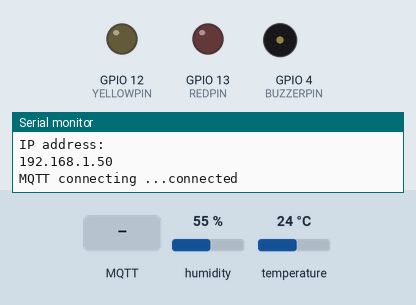
Bench run of a sketch on a simulated ESP8266 (NodeMCU). Shown: output pins drawn as LEDs (lit = HIGH), buzzer (waves = sounding, pin HIGH), the last lines printed to the serial monitor. The test bench sets the inputs (shaded band); at power-on: humidity 55 %, temperature 24 °C. WiFi joins after 1.5 s; servers stay silent unless stated; no MQTT or app messages arrive unless stated.

Above: at 2.7 s.
2.8 s: MQTT message "2" arrives on the first subscribed topic
At 4.2 s:
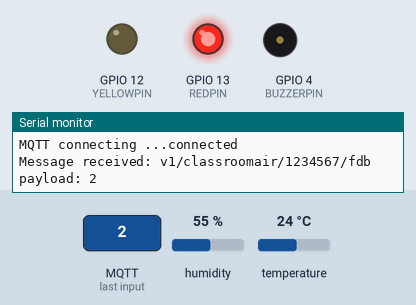
5.0 s: MQTT message "1" arrives on the first subscribed topic
At 6.0 s:
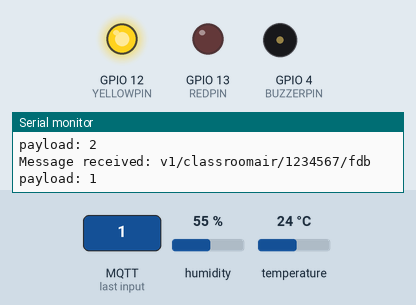
6.5 s: MQTT message "0" arrives on the first subscribed topic
At 7.1 s:
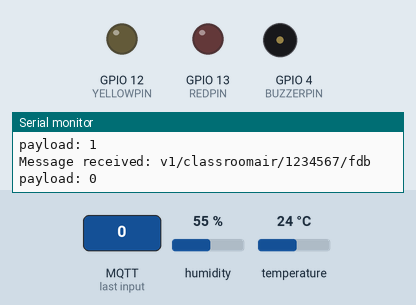
Timing chart, 0 to 9.5 s (numbered marks = the images above; inputs shaded):
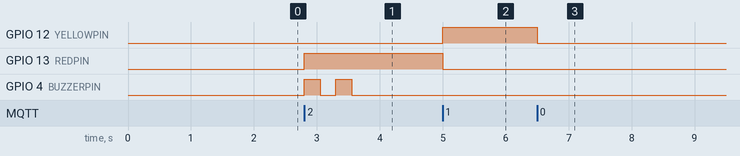

The sketch:

classroom_air.ino
```cpp
#include <DNSServer.h>
#include <ESP8266WebServer.h>
#include <ESP8266WiFi.h>

#include <PubSubClient.h> // MQTT
#include <WiFiManager.h> // WiFi Setup
#include "DHT.h"

// Define DHT pins
#define DHTPIN 14 // D5 on board
#define DHTTYPE DHT22
DHT dht(DHTPIN, DHTTYPE);

// Define gas sensor pin
#define GASPIN 17 // A0 on board

// Define LED pins
#define REDPIN 13 // D7 on board
#define YELLOWPIN 12 // D6 on board

// Define buzzer pin
#define BUZZERPIN 4 // D2 on board

// Define period (in ms) for sensor data to be read and sent to cloud
#define PERIOD 10000

// Quantities that are measured
float temperature = 0;
float humidity = 0;
float quality = 0;

// MQTT Configuration
const char* mqtt_server = "iot.eclipse.org";

// Topics that are uniquely created by using chip id
String evt = String("v1/classroomair/" + String(system_get_chip_id()) + "/evt");
const char* evt_topic = evt.c_str();
String fdb = String("v1/classroomair/" + String(system_get_chip_id()) + "/fdb");
const char* fdb_topic = fdb.c_str();

// Create an instance of PubSubClient client for MQTT connection
WiFiClient espClient;
PubSubClient client(espClient);

// Timer to control publish intervals
long lastMsg = 0;

// Message received from a subscribed topic (over MQTT)
char msg[60];

// Store buzzer status
int lastBuzzerStatus = 0;

// Called when a message is received from one of subscribed topics over MQTT.
void receivedCallback(char* topic, byte* payload, unsigned int length) {
  Serial.print("Message received: ");
  Serial.println(topic);
  Serial.print("payload: ");
  for (int i = 0; i < length; i++) {
    Serial.print((char)payload[i]);
  }
  Serial.println();

  if ((char)payload[0] == '2') {
    // Severe conditions
    digitalWrite(REDPIN, HIGH);
    digitalWrite(YELLOWPIN, LOW);
    // If buzzer is off, turn it on and set its status to 1
    // in order to avoid continuous buzzer warnings.
    if (lastBuzzerStatus == 0) {
      digitalWrite(BUZZERPIN, HIGH);
      delay(250);
      digitalWrite(BUZZERPIN, LOW);
      delay(250);
      digitalWrite(BUZZERPIN, HIGH);
      delay(250);
      digitalWrite(BUZZERPIN, LOW);
      lastBuzzerStatus = 1;
    }
  } else if ((char)payload[0] == '1') {
    // Tolerable conditions
    digitalWrite(YELLOWPIN, HIGH);
    digitalWrite(REDPIN, LOW);
    lastBuzzerStatus = 0;
  } else {
    // Optimal conditions
    digitalWrite(YELLOWPIN, LOW);
    digitalWrite(REDPIN, LOW);
    lastBuzzerStatus = 0;
  }
}

// Allows MQTT client to connect to MQTT broker(server).
void mqttconnect() {
  // Loop until reconnected
  while (!client.connected()) {
    Serial.print("MQTT connecting ...");
    // MQTT Client ID
    String clientId = "ESP8266_2260669";
    // Connect
    if (client.connect(clientId.c_str())) {
      Serial.println("connected");
      // Subscribe to topic with default QoS 0
      client.subscribe(fdb_topic);
    } else {
      Serial.print("Failed, status code = ");
      Serial.print(client.state());
      Serial.println("Try again in 5 seconds...");
      // Wait 5 seconds before retrying
      delay(5000);
    }
  }
}

void setup() {
  Serial.begin(115200);

  // Put ESP8266 in server mode and allow user to communicate with board
  // over WiFi and select the network of his/her choice to connect
  WiFiManager wifiManager;
  // wifiManager.resetSettings(); // For testing only
  wifiManager.autoConnect("KURULUM");

  Serial.println("");
  Serial.println("WiFi connected");
  Serial.println("IP address: ");
  Serial.println(WiFi.localIP());

  // Set LED and buzzer pins as output
  pinMode(REDPIN, OUTPUT);
  pinMode(YELLOWPIN, OUTPUT);
  pinMode(BUZZERPIN, OUTPUT);
  // Set gas pin as input in order to read sensor data
  pinMode(GASPIN, INPUT);

  // Configure the MQTT server with IPaddress and port
  client.setServer(mqtt_server, 1883);
  // 'receivedCallback' function will be invoked when
  // client receives something from subscribed topic
  client.setCallback(receivedCallback);

  // Start DHT sensor
  dht.begin();
}

void loop() {
  // If client was disconnected then try to reconnect again
  if (!client.connected()) {
    mqttconnect();
  }

  // Listen for incoming messages from subscribed topic
  client.loop();

  // Read data from sensors in a certain period of time
  long now = millis();
  if (now - lastMsg > PERIOD) {
    lastMsg = now;
    // Read data
    temperature = dht.readTemperature();
    humidity = dht.readHumidity();
    quality = analogRead(GASPIN);
    Serial.print("Temperature: ");
    Serial.println(temperature);
    Serial.print("Humidity: ");
    Serial.println(humidity);
    Serial.print("Quality: ");
    Serial.println(quality);
    Serial.println("------");
    if (!isnan(temperature) && !isnan(humidity) && !isnan(quality)) {
      snprintf(msg, 60, "{\"temp\":%lf,\"hum\":%lf,\"quality\":%lf}", temperature, humidity, quality);
      // Publish the message in JSON format
      client.publish(evt_topic, msg);
    }
  }
}
```

Measured:
- after the input at 2.8 s, GPIO 13 (REDPIN): LOW → HIGH at once; GPIO 4 (BUZZERPIN): alternates HIGH for 0.25 s and LOW for 0.25 s, 4 changes in all, then stays LOW, starting at once
- after the input at 5.0 s, GPIO 12 (YELLOWPIN): LOW → HIGH at once; GPIO 13 (REDPIN): HIGH → LOW at once
- after the input at 6.5 s, GPIO 12 (YELLOWPIN): HIGH → LOW at once
